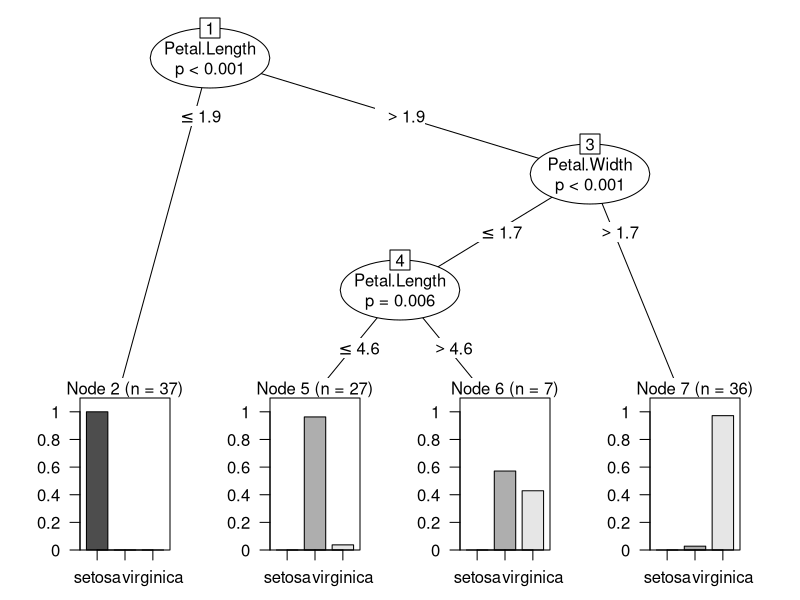
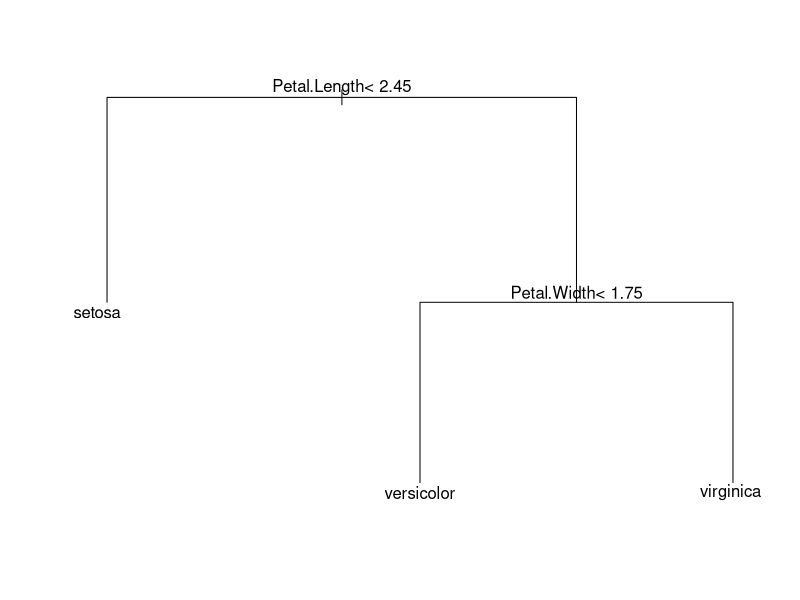

Recreate these plots in R, in order.
str(iris)
set.seed(150)
ind=sample(2,nrow(iris),replace=TRUE,prob=c(0.7,0.3))
print(ind)

trainData=iris[ind==1,]
testData=iris[ind==2,]
print(trainData)
print(testData)

#party
library(party)
myf=Species~Sepal.Length+Sepal.Width+Petal.Length+Petal.Width
iris_ctree=ctree(myf,data=trainData)
table(predict(iris_ctree,newdata=testData),testData$Species)
print(iris_ctree)
plot(iris_ctree)

#rpart
library(rpart)
model=rpart(Species~.,data=iris)
par(xpd=NA)
plot(model)
text(model,digits=3)
print(model,digits=2)
newdata=data.frame(Sepal.Length=6.5,Sepal.Width=3.0,Petal.Length=5.2,Petal.Width=2.0)
predict(model,newdata,"class")
